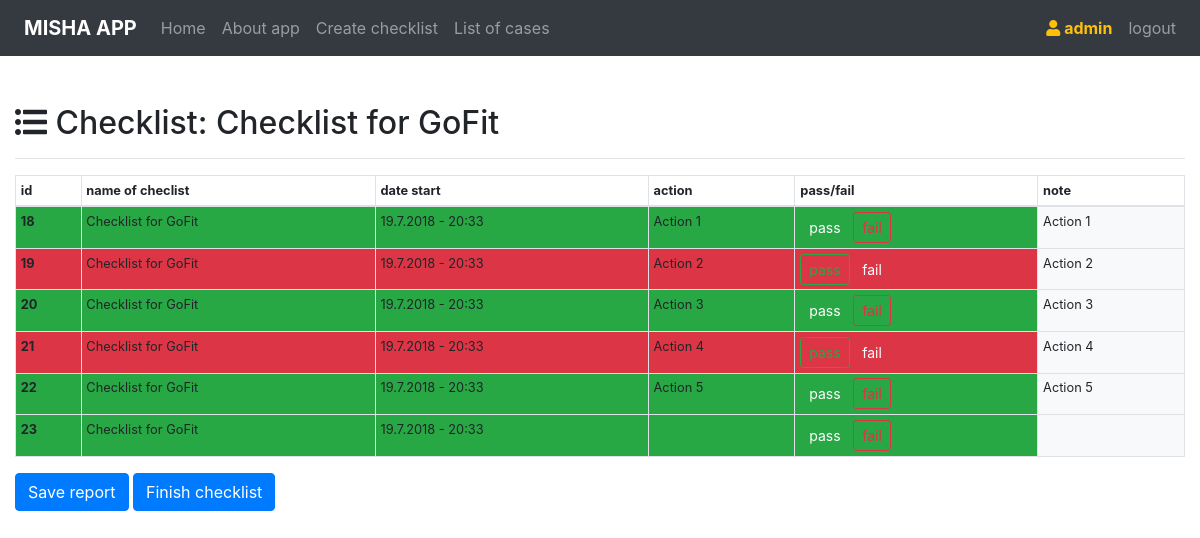
The app's page /checklist/13 (signed in) with its own data.
### app/models.py (models this page shows)
class CheckLists(models.Model):
    touched = models.BooleanField(default=False)
    name = models.CharField(max_length=300,default='untitled checklist')
    project_name = models.CharField(max_length=300,default='untitled project')
    is_active = models.BooleanField(default=True)
    is_visible = models.BooleanField(default=True)
    author = models.ForeignKey(User,on_delete=models.CASCADE)
    add = models.DateTimeField(auto_now_add=True)
    notes = models.TextField(max_length=1500,null=True,blank=True)

class Actions(models.Model):
    name = models.CharField(max_length=300,default='untitled action')
    project = models.ForeignKey(CheckLists,on_delete=models.CASCADE)
    notes = models.TextField(max_length=1500,null=True,blank=True)
    date_start = models.DateTimeField(auto_now_add=True)
    date_end   = models.DateTimeField(auto_now_add=False,blank=True,null=True)
    status = models.BooleanField(default=True)
    attach = models.FileField(upload_to='attach',blank=True)

### app/views.py (the view)
# urls.py: path('checklist/<int:id>', checklist),
def checklist(request,id):
    checklist = CheckLists.objects.get(pk=id)
    actions = Actions.objects.filter(project=checklist)
    return render(request,'checklist.html',{'checklist':checklist,'actions':actions})

### app/templates/checklist.html (shortened to what this page needs)
{% extends 'base.html' %}
{% block checklist %}
<h2><i class="fas fa-list-ul"></i> Checklist: {{checklist.name}}</h2>
<hr>
<table class="small table table-sm table-bordered">
  <thead>
    <tr>
      <th scope="col">id</th>
      <th class="nowrap" scope="col">name of checlist</th>
      <th class="nowrap" scope="col">date start</th>
      <th scope="col">action</th>
      <th class="nowrap" scope="col">pass/fail</th>
      <th scope="col">note</th>
    </tr>
  </thead>
  <tbody>
{% if checklist.touched %}
	{%for a in actions%}
    {% if a.status %}
      <tr class="bg-success">
      <th scope="row">{{a.pk}}</th>
      <td class="nowrap">{{a.name}}</td>
      <td class="nowrap">{{a.date_start.day}}.{{a.date_start.month}}.{{a.date_start.year}} - {{a.date_start.hour}}:{{a.date_start.minute}}</td>
      <td>{{a.notes}}</td>
      <td class="nowrap">
          <a href="/toggle_action/{{a.pk}}/{{checklist.pk}}/" class="btn btn-success btn-sm">pass</a>
          <a href="/toggle_action/{{a.pk}}/{{checklist.pk}}/" class="btn btn-outline-danger btn-sm">fail</a>
      </td>
      <td class="bg-light">{{a.notes}}</td>
    </tr>
    {% else %}
      <tr class="bg-danger">
      <th scope="row">{{a.pk}}</th>
      <td class="nowrap">{{a.name}}</td>
      <td class="nowrap">{{a.date_start.day}}.{{a.date_start.month}}.{{a.date_start.year}} - {{a.date_start.hour}}:{{a.date_start.minute}}</td>
      <td>{{a.notes}}</td>
      <td class="nowrap">
        <a href="/toggle_action/{{a.pk}}/{{checklist.pk}}/" class="btn btn-outline-success btn-sm">pass</a>
        <a href="/toggle_action/{{a.pk}}/{{checklist.pk}}/" class="btn btn-danger btn-sm">fail</a>
      </td>
      <td class="bg-light">{{a.notes}}</td>
    </tr>
    {%endif%}
    {%endfor%}
    {%endif%}
  </tbody>
</table>
	<button type="button" class="btn btn-primary" onclick="window.print();">Save report</button>
<a href="/finish_checklist/{{checklist.pk}}" class="btn btn-primary" >Finish checklist</a>
{% endblock %}

### app/templates/base.html (shortened to what this page needs)
<!doctype html>
<html lang="en">
  <head>
    <link rel="stylesheet" href="https://stackpath.bootstrapcdn.com/bootstrap/4.1.2/css/bootstrap.min.css">
    <link rel="stylesheet" href="https://use.fontawesome.com/releases/v5.1.0/css/all.css">
  </head>
  <body>
    <nav class="navbar navbar-expand-lg navbar-dark bg-dark">
      <a class="navbar-brand" href="/"><img id="myImg" class="mr-2" width="30px" src="https://cdn.worldvectorlogo.com/logos/slack-1.svg" alt=""><span class="font-weight-bold">MISHA APP</span></a>
      <div class="collapse navbar-collapse" id="navbarSupportedContent">
        <ul class="navbar-nav mr-auto">
          {% if not request.user.is_authenticated %}
          <li class="nav-item">
            <a class="nav-link" href="/">Home <span class="sr-only">(current)</span></a>
          </li>
          <li class="nav-item">
            <a class="nav-link" href="/about/">About app</a>
          </li>
          {%else%}
          <li class="nav-item"><a class="nav-link" href="/">Home <span class="sr-only">(current)</span></a></li>
          <li class="nav-item"><a class="nav-link" href="/about/">About app</a></li>
          <li class="nav-item"><a class="nav-link" href="/createchecklist/">Create checklist</a></li>
          <li class="nav-item"><a class="nav-link" href="/listofcases/">List of cases</a></li>
          {% endif %}
        </ul>
        {% if not request.user.is_authenticated %}
        <ul class="navbar-nav ml-auto">
          <li class="nav-item"><a class="nav-link" href="/login/">Login</a></li>
          <li class="nav-item"><a class="nav-link" href="/register/">Register</a></li>
        </ul>
        {% else %}
        <ul class="navbar-nav ml-auto">
          <li class="nav-item"><a class="nav-link text-warning  font-weight-bold" href="/"><i class="fas fa-user"></i> {{user.get_username}}</a></li>
          <li class="nav-item"><a class="nav-link" href="/logout/">logout</a><li>
        </ul>
        {% endif %}
      </div>
    </nav>
    <div class="container-fluid my-5">
    {% if not request.user.is_authenticated %}
    {%block login%}{%endblock%}
    {%block register%}{%endblock%}
    {%block afterlogout%}{%endblock%}
    {% else %}
    {%block checklist%}{%endblock%}
    {% endif %}
    </div>
  </body>
</html>

### app/templates/checklist.html (style rules this page uses)
.nowrap { white-space:nowrap; }

### app/templates/base.html (style rules this page uses)
* { transition: transform .2s ease; }

### records on screen
CheckLists: name "Checklist for GoFit"
Actions: pk "18", name "Checklist for GoFit", date_start.day "19", date_start.month "7", date_start.year "2018", date_start.hour "20", date_start.minute "33", notes "Action 1"
Actions: pk "19", name "Checklist for GoFit", date_start.day "19", date_start.month "7", date_start.year "2018", date_start.hour "20", date_start.minute "33", notes "Action 2"
Actions: pk "20", name "Checklist for GoFit", date_start.day "19", date_start.month "7", date_start.year "2018", date_start.hour "20", date_start.minute "33", notes "Action 3"
Actions: pk "21", name "Checklist for GoFit", date_start.day "19", date_start.month "7", date_start.year "2018", date_start.hour "20", date_start.minute "33", notes "Action 4"
Actions: pk "22", name "Checklist for GoFit", date_start.day "19", date_start.month "7", date_start.year "2018", date_start.hour "20", date_start.minute "33", notes "Action 5"
Actions: pk "23", name "Checklist for GoFit", date_start.day "19", date_start.month "7", date_start.year "2018", date_start.hour "20", date_start.minute "33"

### other values on screen
{{ user.get_username }} "admin"
